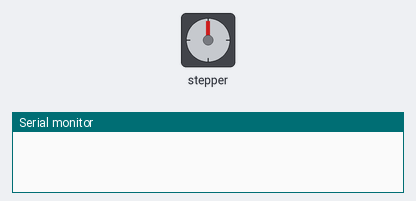
This sketch was run on a simulated Arduino Uno, built with avr-gcc and run on an emulated ATmega328P. Parts: stepper motor, the last lines printed to the serial monitor. Stepper angles assume 200 steps per turn.

Above: at 0.15 s.
At 0.5 s:
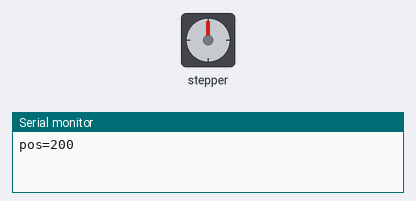
Timing chart, 0 to 2.0 s (numbered marks = the images above):
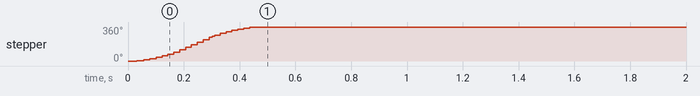

The sketch:

a4988_accelstepper.ino
```cpp
// expect: pos=200
// module: {"type":"a4988","pins":{"STEP":"D3","DIR":"D4"},"levels":{"RESET":1,"SLEEP":1}}
// step: {"type":"a4988","steps":200,"pos":200,"rotor":200,"lost":0,"div":1}
// run-ms: 900
// Pilote A4988 et bibliothèque AccelStepper (interface DRIVER) : un tour en pas entiers avec une rampe. Le pilote
// émulé compte chaque front de STEP, dans le sens de DIR ; la rampe garde le moteur accroché (aucun pas perdu).
#include <AccelStepper.h>
AccelStepper moteur(AccelStepper::DRIVER, 3, 4);  // (STEP, DIR)
bool fini = false;
void setup() {
  Serial.begin(9600);
  moteur.setMaxSpeed(1000);
  moteur.setAcceleration(4000);
  moteur.moveTo(200);
}
void loop() {
  moteur.run();
  if (!fini && moteur.distanceToGo() == 0) {
    fini = true;
    Serial.print("pos=");
    Serial.println(moteur.currentPosition());
  }
}
```

Measured:
- by itself, stepper: turns 360° clockwise in 0.42 s
